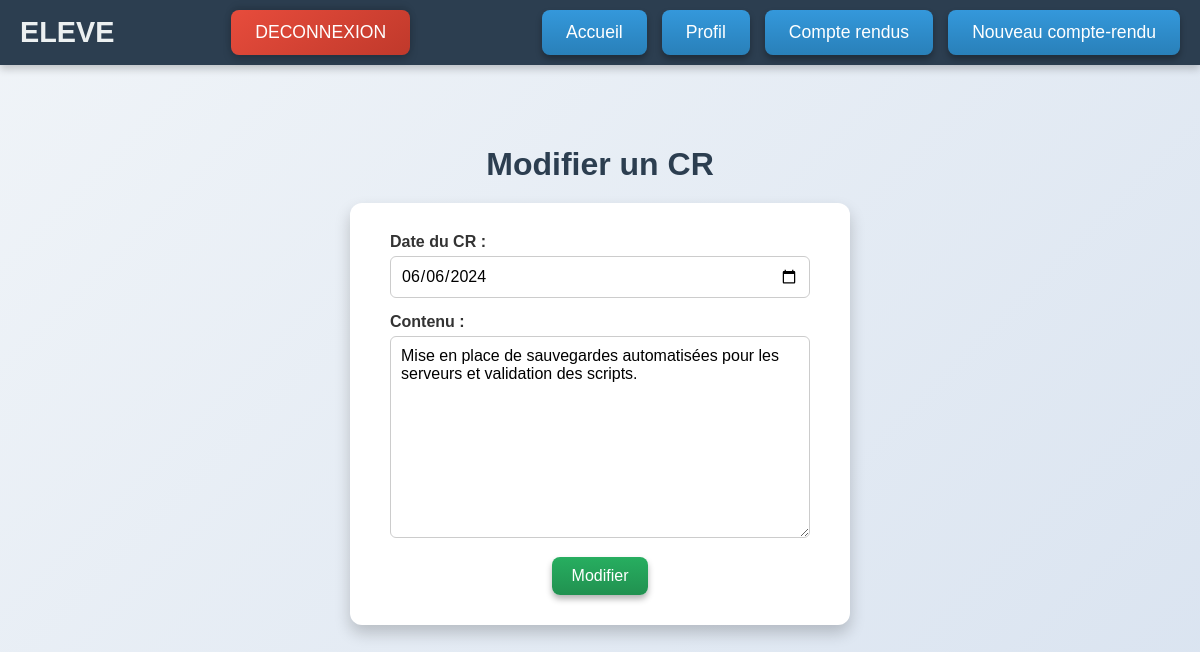
Screenshot of /ccr.php?id=6 (signed in) with the database file from the repository.
### tables this page shows
CREATE TABLE `cr` (
  `num` bigint(20) NOT NULL,
  `date` date DEFAULT NULL,
  `description` text DEFAULT NULL,
  `vu` tinyint(1) DEFAULT NULL,
  `datetime` datetime DEFAULT NULL,
  `num_utilisateur` int(11) DEFAULT NULL
);

### ccr.php (the view, shortened to what this page needs)
<?php
include '_conf.php';
?>
<!DOCTYPE html>
<html lang="fr">
<head>
    <link rel="stylesheet" href="style.css">
</head>
<body>
<?php
if (isset($_SESSION["login"]))
    {
        if($_SESSION["type"]==0)
        {
            include '_menuEleve.php';
            if(isset($_GET["id"]))
            {
                $idCR=$_GET["id"];
                $iduser=$_SESSION["id"];
                    $connexion = mysqli_connect($serveurBDD,$userBDD,$mdpBDD,$nomBDD);
                    $requete="Select * from cr WHERE num = '$idCR' and num_utilisateur= $iduser";
                    $resultat = mysqli_query($connexion, $requete);
                    $trouve=0;
                    while($donnees = mysqli_fetch_assoc($resultat))
                     {
                        $trouve=1;
                        $date = $donnees['date'];
                        $description=  $donnees['description'];
                     }
                    if ($trouve==1) {?>
                         <section id="formulaire" class="form-container">
                        <h2>Modifier un CR</h2>
                        <form action="cr.php" method="post">
                          <div class="form-group">
                                <label>Date du CR :</label>
                                <input type="date" name="date" value="<?php echo $date ?>">
                          </div>
                          <div class="form-group">
                                <label>Contenu :</label>
                                <textarea name="contenu" rows=10 required ><?php echo $description ?></textarea>
                          </div>
                           <button type="submit" class="btn-submit" name="update"> Modifier </button>
                        </form>
                         </section>
            <?php
                    }
                    else
                    {
                        echo "erreur";
                    }
            }
        }
        else
        {
            include '_menuProf.php';
        }
    }
?>
</body>
</html>

### style.css (style rules this page uses)
* { margin: 0; padding: 0; box-sizing: border-box; font-family: 'Arial', sans-serif; }
body { background: linear-gradient(135deg, #f0f4f8, #d9e3f0); color: #333; min-height: 100vh; }
.form-container { display: flex; flex-direction: column; align-items: center; justify-content: center; min-height: 80vh; text-align: center; }
.form-container h2 { font-size: 2rem; margin-bottom: 20px; color: #2c3e50; }
form { background: #ffffff; padding: 30px 40px; border-radius: 12px; box-shadow: 0 8px 16px rgba(0, 0, 0, 0.2); width: 100%; max-width: 500px; }
.form-group { margin-bottom: 15px; text-align: left; }
label { font-weight: bold; display: block; margin-bottom: 5px; color: #333; }
input { width: 100%; padding: 10px; font-size: 1rem; border: 1px solid #ccc; border-radius: 6px; transition: border-color 0.3s ease, box-shadow 0.3s ease; }
textarea { width: 100%; padding: 10px; font-size: 1rem; border: 1px solid #ccc; border-radius: 6px; transition: border-color 0.3s ease, box-shadow 0.3s ease; }
.btn-submit { background: linear-gradient(to bottom, #27ae60, #219150); color: #fff; border: none; padding: 10px 20px; font-size: 1rem; border-radius: 8px; box-shadow: 0 4px 6px rgba(0, 0, 0, 0.3); cursor: pointer; transition: all 0.3s ease; }

### rows the page displays
cr: date "06/06/2024", contenu "Mise en place de sauvegardes automatisées pour les serveurs et validation des scripts."
